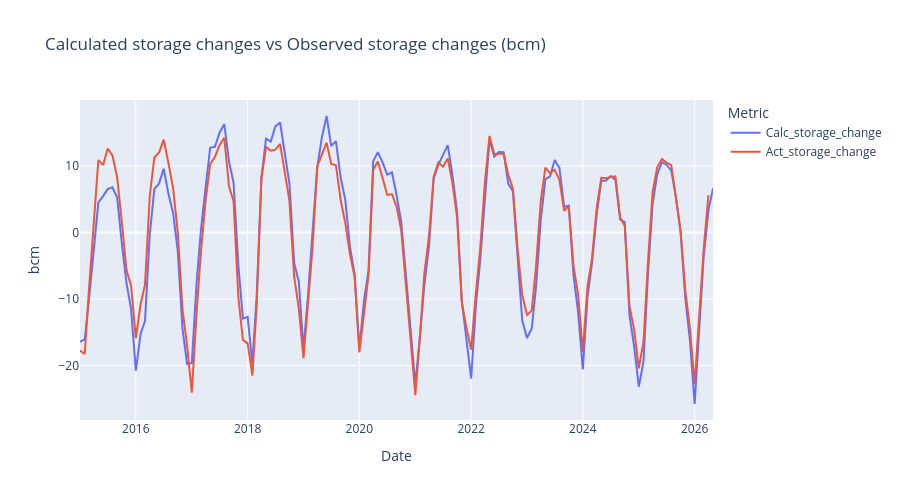

Notebook code cell kept with this figure:
### Code cell
# 1. Ensure 'Date' is in datetime format so Plotly sorts and plots it correctly
x['Date'] = pd.to_datetime(x['Date'])

# 2. Reshape the dataframe from wide to long format for Plotly Express
df_melted = x.melt(
    id_vars=['Date'], 
    value_vars=['Calc_storage_change', 'Act_storage_change'],
    var_name='Metric', 
    value_name='Value'
)

# 3. Create the line plot
fig = px.line(
    df_melted, 
    x='Date', 
    y='Value', 
    color='Metric',
    title='Calculated storage changes vs Observed storage changes (bcm)',
    labels={'Value': 'bcm', 'Date': 'Date'}
)

# 4. Display the plot
fig.show()

### Figure 1 — Plotly figure (JSON) as saved in the notebook; plotly's stock layout.template omitted (floating-point values rounded to 4 significant figures; data arrays with more than 128 entries replaced by an {"elided": "..."} marker saying what was removed)
{"data": [{"hovertemplate": "Metric=Calc_storage_change<br>Date=%{x}<br>bcm=%{y}<extra></extra>", "legendgroup": "Calc_storage_change", "line": {"color": "#636efa", "dash": "solid"}, "marker": {"symbol": "circle"}, "mode": "lines", "name": "Calc_storage_change", "orientation": "v", "showlegend": true, "type": "scatter", "x": {"elided": "137 str values"}, "xaxis": "x", "y": {"elided": "137 float values"}, "yaxis": "y"}, {"hovertemplate": "Metric=Act_storage_change<br>Date=%{x}<br>bcm=%{y}<extra></extra>", "legendgroup": "Act_storage_change", "line": {"color": "#EF553B", "dash": "solid"}, "marker": {"symbol": "circle"}, "mode": "lines", "name": "Act_storage_change", "orientation": "v", "showlegend": true, "type": "scatter", "x": {"elided": "137 str values"}, "xaxis": "x", "y": {"elided": "137 float values"}, "yaxis": "y"}], "layout": {"height": 500, "legend": {"title": {"text": "Metric"}, "tracegroupgap": 0}, "title": {"text": "Calculated storage changes vs Observed storage changes (bcm)"}, "width": 900, "xaxis": {"anchor": "y", "domain": [0, 1], "title": {"text": "Date"}}, "yaxis": {"anchor": "x", "domain": [0, 1], "title": {"text": "bcm"}}}}
